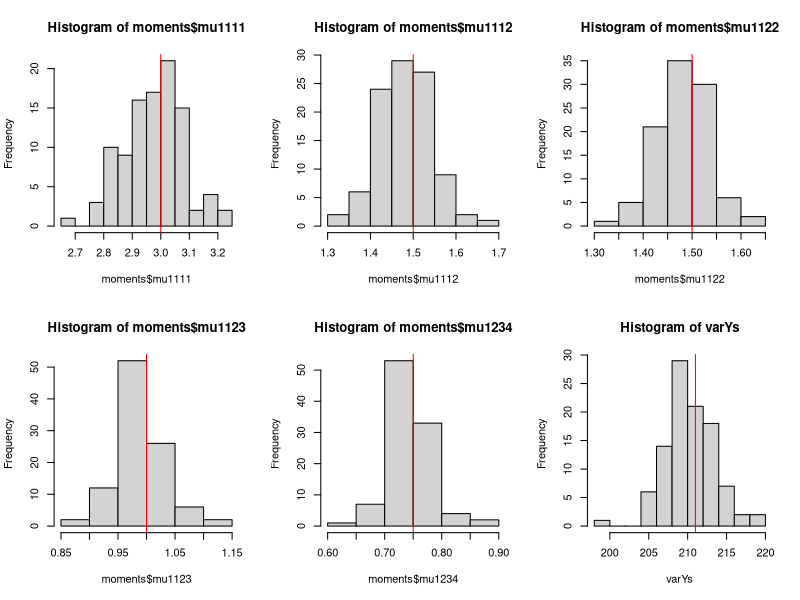
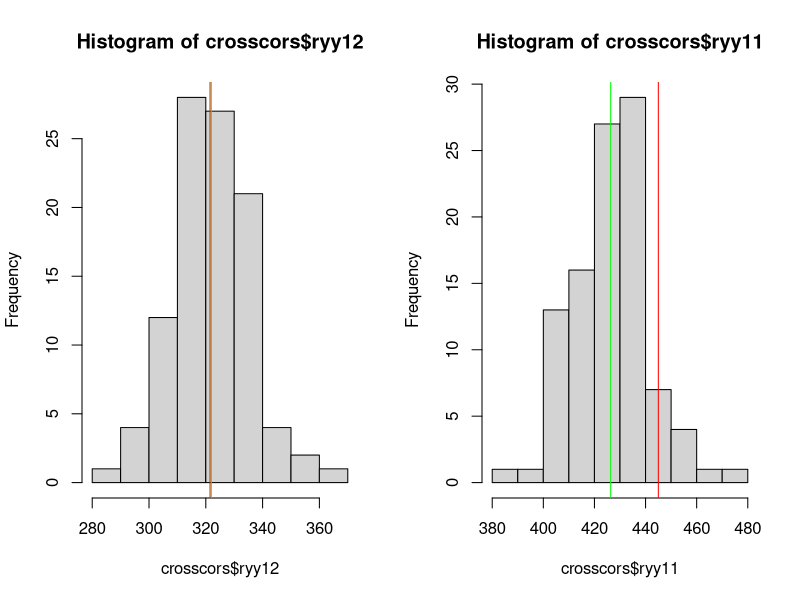

The R source for these figures, in order:
nX <- 1
bX <- 20
rhos <- 0.5
Beta <- 1
s2 <- 1
nsims <- 100
ndata <- 10000

library(MASS)
library(Matrix)

# Set intra-correlations of X's
rho_blocksX <- lapply(rhos, function (R) matrix(R, bX, bX) + 
                        diag(rep(1 - R, bX)))
mX <- nX * bX

#------Generating Block Covariance Matrices-----#
SigmaX <- as.matrix(bdiag(rho_blocksX))

# Useful functions
d <- function (r) {1 - 3 * r^2 + 2 * r^3}
varY <- function (r) {bX * Beta * (1 - r + r * bX) + s2}
mu1111 <- function (r) {3}
mu1112 <- function (r) {3 * r}
mu1123 <- function (r) {2 * r^2 + r}
mu1122 <- function (r) {1 + 2 * r^2}
mu1234 <- function (r) {3 * r * (r - 1)^2 * (2 * r^2 + r) / d(r)}
ryy12  <- function (r) {(bX - 2)^2 * mu1234(r) + 4 * (bX - 2) * mu1123(r) +
    2 * (mu1122(r) + mu1112(r)) + s2 * r}
ryy11 <- function (r) {(bX - 2)^2 * mu1123(r) + 4 * (bX - 2) * mu1112(r) +
    4 * mu1111(r) + s2}

moments <- matrix(0, nsims, 5)
names(moments) <- c("mu1111", "mu1112", "mu1123", "mu1122", "mu1234")
moments <- as.data.frame(moments)
varYs <- rep(0, nsims)

crosscors <- matrix(0, nsims, 2)
names(crosscors) <- c("ryy12", "ryy11")
crosscors <- as.data.frame(crosscors)

for (sim in 1:nsims) {
  
  cat("sim", sim, "\n")
  
  Data <- mvrnorm(ndata, rep(0, bX), SigmaX)
  Y <- Data %*% rep(1, bX) + rnorm(ndata, sd = sqrt(s2))
  moments[sim, 'mu1111'] <- mean(Data[ , 1]^4)
  moments[sim, 'mu1112'] <- mean(Data[ , 1]^3 * Data[ , 2])
  moments[sim, 'mu1123'] <- mean(Data[ , 1]^2 * Data[ , 2] * Data[ , 3])
  moments[sim, 'mu1122'] <- mean(Data[ , 1]^2 * Data[ , 2]^2)
  moments[sim, 'mu1234'] <- mean(Data[ , 1] * Data[ , 2] * Data[ , 3] * Data[ , 4])
  varYs[sim] <- var(Y)
  
  crosscors[sim, 'ryy12'] <- mean(Y^2 * Data[ , 1] * Data[ , 2])
  crosscors[sim, 'ryy11'] <- mean(Y^2 * Data[ , 1]^2)
  
}

if (!dir.exists('moment_plots'))
  dir.create('moment_plots')

png(file.path('moment_plots', 'moment_plot1.png'))
par(mfrow = c(2, 3))

hist(moments$mu1111)
abline(v = mu1111(rhos), col = 'red')

hist(moments$mu1112)
abline(v = mu1112(rhos), col = 'red')

hist(moments$mu1122)
abline(v = mu1122(rhos), col = 'red')

hist(moments$mu1123)
abline(v = mu1123(rhos), col = 'red')

hist(moments$mu1234)
abline(v = mu1234(rhos), col = 'red')

hist(varYs)
abline(v = varY(rhos), col = 'red')

dev.off()

png(file.path('moment_plots', 'moment_plot2.png'))
par(mfrow = c(1, 2))

hist(crosscors$ryy12)
abline(v = ryy12(rhos), col = 'red')
abline(v = mean(crosscors$ryy12), col = 'green')

hist(crosscors$ryy11)
abline(v = ryy11(rhos), col = 'red')
abline(v = mean(crosscors$ryy11), col = 'green')

dev.off()